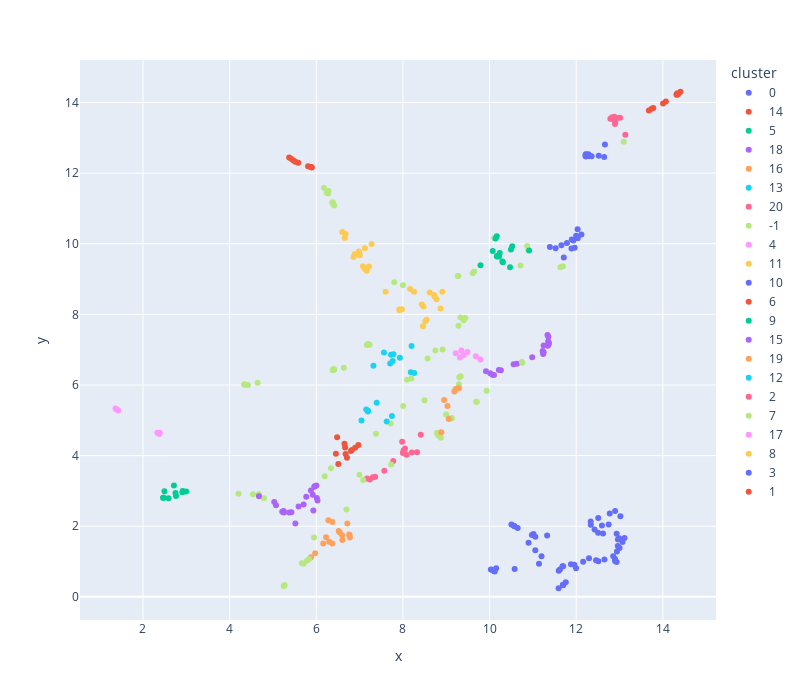

The code cell stored with this chart in its notebook:
### Code cell
clusterer = hdbscan.HDBSCAN(min_cluster_size=6, metric="euclidean")
embedding_df = pd.DataFrame(embedding, columns=["x", "y"])

# cluster_labels = clusterer.fit_predict(hex_features_tfidf)
cluster_labels = clusterer.fit_predict(embedding_df)

embedding_df["cluster"] = cluster_labels
embedding_df["cluster"] = embedding_df["cluster"].astype("category")
fig = px.scatter(embedding_df, x="x", y="y", color="cluster", width=800, height=700)
fig.show()

### Figure 1 — Plotly figure (JSON) as saved in the notebook; plotly's stock layout.template omitted (floating-point values rounded to 4 significant figures)
{"data": [{"hovertemplate": "cluster=0<br>x=%{x}<br>y=%{y}<extra></extra>", "legendgroup": "0", "marker": {"color": "#636efa", "symbol": "circle"}, "mode": "markers", "name": "0", "orientation": "v", "showlegend": true, "type": "scatter", "x": [11.96, 11.01, 11.59, 11.2, 11.7, 11.76, 10.58, 11.33, 11.06, 10.98, 10.56, 10.58, 10.5, 12.93, 11.06, 12.59, 10.12, 10.65, 10.9, 12.96, 12.9, 12.77, 12.85, 12.46, 12.62, 12.75, 12.51, 11.6, 10.05, 11.62, 13.07, 12.9, 12.29, 12.16, 12.0, 13.0, 12.93, 12.94, 12.51, 12.42, 11.68, 13.11, 12.65, 12.51, 12.33, 10.15, 12.96, 13.02, 12.99, 11.7, 11.69, 12.34, 11.14, 10.1, 10.1, 10.03, 12.9, 11.88], "xaxis": "x", "y": [0.9126, 1.782, 0.2441, 1.15, 0.3311, 0.4114, 0.7869, 1.735, 1.701, 1.749, 2.012, 1.998, 2.05, 1.791, 1.317, 2.021, 0.7181, 1.951, 1.535, 1.625, 1.071, 2.361, 1.152, 1.035, 1.792, 2.05, 2.232, 0.7377, 0.7693, 0.7717, 1.554, 2.429, 1.093, 0.996, 0.809, 1.383, 0.9852, 1.285, 1.814, 1.904, 0.8658, 1.665, 1.06, 1.009, 2.133, 0.808, 1.441, 2.284, 1.657, 0.8644, 0.3466, 2.041, 0.9354, 0.7336, 0.7389, 0.7763, 1.013, 0.9247], "yaxis": "y"}, {"hovertemplate": "cluster=14<br>x=%{x}<br>y=%{y}<extra></extra>", "legendgroup": "14", "marker": {"color": "#EF553B", "symbol": "circle"}, "mode": "markers", "name": "14", "orientation": "v", "showlegend": true, "type": "scatter", "x": [6.665, 6.508, 6.677, 6.453, 6.971, 6.822, 6.65, 6.898, 6.481, 6.708, 6.798], "xaxis": "x", "y": [4.227, 3.763, 4.045, 4.051, 4.303, 4.162, 4.338, 4.226, 4.521, 3.941, 4.131], "yaxis": "y"}, {"hovertemplate": "cluster=5<br>x=%{x}<br>y=%{y}<extra></extra>", "legendgroup": "5", "marker": {"color": "#00cc96", "symbol": "circle"}, "mode": "markers", "name": "5", "orientation": "v", "showlegend": true, "type": "scatter", "x": [2.714, 2.495, 2.997, 2.589, 2.75, 2.471, 2.48, 2.917, 2.463, 2.762, 2.908], "xaxis": "x", "y": [3.156, 2.99, 2.984, 2.794, 2.944, 2.808, 2.808, 2.996, 2.806, 2.86, 2.965], "yaxis": "y"}, {"hovertemplate": "cluster=18<br>x=%{x}<br>y=%{y}<extra></extra>", "legendgroup": "18", "marker": {"color": "#ab63fa", "symbol": "circle"}, "mode": "markers", "name": "18", "orientation": "v", "showlegend": true, "type": "scatter", "x": [11.37, 11.36, 10.02, 10.26, 11.25, 10.07, 11.34, 10.21, 9.917, 11.24, 11.36, 11.25, 11.22, 11.34, 11.35, 10.1, 10.98, 10.63, 10.56], "xaxis": "x", "y": [7.192, 7.138, 6.329, 6.421, 7.119, 6.288, 7.108, 6.426, 6.389, 6.878, 7.369, 6.93, 6.961, 7.412, 7.234, 6.281, 6.784, 6.604, 6.586], "yaxis": "y"}, {"hovertemplate": "cluster=16<br>x=%{x}<br>y=%{y}<extra></extra>", "legendgroup": "16", "marker": {"color": "#FFA15A", "symbol": "circle"}, "mode": "markers", "name": "16", "orientation": "v", "showlegend": true, "type": "scatter", "x": [6.598, 6.518, 6.717, 6.297, 6.369, 6.281, 6.758, 6.768, 5.876, 5.974, 6.604, 6.775, 6.161, 6.544, 6.372, 6.225], "xaxis": "x", "y": [1.746, 1.868, 2.075, 1.56, 1.514, 2.171, 1.769, 1.75, 1.123, 1.234, 1.611, 1.682, 1.509, 1.82, 2.117, 1.687], "yaxis": "y"}, {"hovertemplate": "cluster=13<br>x=%{x}<br>y=%{y}<extra></extra>", "legendgroup": "13", "marker": {"color": "#19d3f3", "symbol": "circle"}, "mode": "markers", "name": "13", "orientation": "v", "showlegend": true, "type": "scatter", "x": [8.183, 7.727, 7.562, 7.706, 8.199, 7.764, 7.319, 7.781, 8.26, 7.931], "xaxis": "x", "y": [6.359, 6.856, 6.917, 6.607, 7.103, 6.677, 6.548, 6.87, 6.343, 6.771], "yaxis": "y"}, {"hovertemplate": "cluster=20<br>x=%{x}<br>y=%{y}<extra></extra>", "legendgroup": "20", "marker": {"color": "#FF6692", "symbol": "circle"}, "mode": "markers", "name": "20", "orientation": "v", "showlegend": true, "type": "scatter", "x": [7.777, 8.327, 8.412, 7.306, 7.571, 8.015, 7.171, 7.24, 7.982, 7.358, 8.207, 8.081, 8.048, 7.999], "xaxis": "x", "y": [3.848, 4.095, 4.591, 3.384, 3.573, 4.148, 3.355, 3.323, 4.391, 3.403, 4.09, 4.027, 4.201, 4.073], "yaxis": "y"}, {"hovertemplate": "cluster=-1<br>x=%{x}<br>y=%{y}<extra></extra>", "legendgroup": "-1", "marker": {"color": "#B6E880", "symbol": "circle"}, "mode": "markers", "name": "-1", "orientation": "v", "showlegend": true, "type": "scatter", "x": [10.72, 8.497, 4.205, 10.75, 6.697, 9.611, 6.339, 6.194, 6.996, 8.194, 7.083, 7.717, 9.69, 7.378, 4.675, 13.1, 8.001, 8.094, 7.727, 7.168, 10.11, 9.267, 9.278, 4.647, 4.347, 7.8, 9.291, 4.422, 4.793, 9.301, 5.835, 5.787, 9.934, 5.946, 8.57, 4.347, 9.124, 9.127, 4.346, 4.336, 10.89, 9.403, 8.819, 8.875, 10.87, 9.44, 6.377, 6.416, 6.399, 9.282, 11.69, 10.75, 8.915, 6.405, 8.783, 6.637, 5.254, 7.23, 5.248, 5.269, 5.708, 7.194, 8.998, 4.538, 9.644, 5.667, 11.63, 9.703, 9.327, 8.006, 9.332, 8.75], "xaxis": "x", "y": [9.387, 5.566, 2.917, 6.628, 2.474, 9.162, 3.644, 3.415, 3.459, 6.186, 3.308, 4.907, 5.525, 4.618, 2.904, 12.89, 8.827, 6.151, 3.749, 7.135, 10.16, 9.085, 9.087, 6.067, 6.012, 8.911, 6.018, 6.0, 2.793, 6.222, 1.072, 1.03, 5.838, 1.683, 6.75, 6.014, 5.065, 5.048, 6.007, 6.013, 9.822, 7.83, 4.57, 4.505, 9.935, 7.895, 6.425, 6.438, 6.449, 7.679, 9.365, 6.65, 7.008, 6.421, 4.642, 6.49, 0.3163, 7.136, 0.3088, 0.3329, 0.9383, 7.162, 5.164, 2.903, 9.213, 0.9508, 9.331, 5.52, 7.913, 5.406, 6.246, 6.978], "yaxis": "y"}, {"hovertemplate": "cluster=4<br>x=%{x}<br>y=%{y}<extra></extra>", "legendgroup": "4", "marker": {"color": "#FF97FF", "symbol": "circle"}, "mode": "markers", "name": "4", "orientation": "v", "showlegend": true, "type": "scatter", "x": [2.377, 2.389, 1.398, 1.428, 2.331, 1.386, 1.367], "xaxis": "x", "y": [4.612, 4.648, 5.303, 5.277, 4.649, 5.316, 5.337], "yaxis": "y"}, {"hovertemplate": "cluster=11<br>x=%{x}<br>y=%{y}<extra></extra>", "legendgroup": "11", "marker": {"color": "#FECB52", "symbol": "circle"}, "mode": "markers", "name": "11", "orientation": "v", "showlegend": true, "type": "scatter", "x": [8.463, 8.517, 8.547, 8.727, 8.164, 7.918, 7.919, 7.928, 7.601, 8.475, 8.869, 8.619, 8.911, 7.977, 8.256, 8.437, 8.777, 8.721], "xaxis": "x", "y": [7.663, 7.801, 7.846, 8.507, 8.717, 8.131, 8.123, 8.139, 8.644, 8.224, 8.166, 8.622, 8.638, 8.147, 8.641, 8.282, 8.43, 8.545], "yaxis": "y"}, {"hovertemplate": "cluster=10<br>x=%{x}<br>y=%{y}<extra></extra>", "legendgroup": "10", "marker": {"color": "#636efa", "symbol": "circle"}, "mode": "markers", "name": "10", "orientation": "v", "showlegend": true, "type": "scatter", "x": [11.66, 12.0, 12.03, 11.9, 12.04, 11.79, 11.96, 11.89, 12.12, 11.93, 11.71, 11.39, 11.52], "xaxis": "x", "y": [9.955, 10.23, 10.41, 10.12, 10.16, 10.02, 9.885, 9.862, 10.26, 10.09, 9.613, 9.906, 9.872], "yaxis": "y"}, {"hovertemplate": "cluster=6<br>x=%{x}<br>y=%{y}<extra></extra>", "legendgroup": "6", "marker": {"color": "#EF553B", "symbol": "circle"}, "mode": "markers", "name": "6", "orientation": "v", "showlegend": true, "type": "scatter", "x": [5.374, 5.518, 5.81, 5.584, 5.471, 5.42, 5.895, 5.876, 5.891], "xaxis": "x", "y": [12.45, 12.32, 12.2, 12.3, 12.36, 12.41, 12.16, 12.17, 12.16], "yaxis": "y"}, {"hovertemplate": "cluster=9<br>x=%{x}<br>y=%{y}<extra></extra>", "legendgroup": "9", "marker": {"color": "#00cc96", "symbol": "circle"}, "mode": "markers", "name": "9", "orientation": "v", "showlegend": true, "type": "scatter", "x": [10.52, 10.17, 10.14, 10.17, 10.23, 9.791, 10.49, 10.91, 10.31, 10.47, 10.17, 10.07, 10.22, 10.3], "xaxis": "x", "y": [9.93, 10.21, 10.15, 9.653, 9.738, 9.391, 9.837, 9.806, 9.474, 9.335, 9.641, 9.792, 9.64, 9.497], "yaxis": "y"}, {"hovertemplate": "cluster=15<br>x=%{x}<br>y=%{y}<extra></extra>", "legendgroup": "15", "marker": {"color": "#ab63fa", "symbol": "circle"}, "mode": "markers", "name": "15", "orientation": "v", "showlegend": true, "type": "scatter", "x": [5.241, 5.375, 5.029, 5.953, 5.426, 6.003, 5.769, 5.933, 5.707, 5.592, 5.92, 5.253, 5.967, 4.677, 5.876, 5.517, 5.07, 5.247, 6.013, 5.214, 6.029], "xaxis": "x", "y": [2.407, 2.392, 2.684, 3.117, 2.396, 3.157, 2.835, 2.443, 2.615, 2.556, 2.893, 2.386, 3.135, 2.85, 3.012, 2.076, 2.591, 2.43, 2.797, 2.411, 2.73], "yaxis": "y"}, {"hovertemplate": "cluster=19<br>x=%{x}<br>y=%{y}<extra></extra>", "legendgroup": "19", "marker": {"color": "#FFA15A", "symbol": "circle"}, "mode": "markers", "name": "19", "orientation": "v", "showlegend": true, "type": "scatter", "x": [9.029, 8.951, 9.292, 8.885, 9.059, 9.187, 9.218], "xaxis": "x", "y": [5.406, 5.578, 5.909, 4.663, 5.034, 5.815, 5.887], "yaxis": "y"}, {"hovertemplate": "cluster=12<br>x=%{x}<br>y=%{y}<extra></extra>", "legendgroup": "12", "marker": {"color": "#19d3f3", "symbol": "circle"}, "mode": "markers", "name": "12", "orientation": "v", "showlegend": true, "type": "scatter", "x": [7.626, 7.191, 7.043, 7.153, 7.394, 7.747, 7.195], "xaxis": "x", "y": [4.966, 5.249, 4.993, 5.304, 5.498, 5.125, 5.269], "yaxis": "y"}, {"hovertemplate": "cluster=2<br>x=%{x}<br>y=%{y}<extra></extra>", "legendgroup": "2", "marker": {"color": "#FF6692", "symbol": "circle"}, "mode": "markers", "name": "2", "orientation": "v", "showlegend": true, "type": "scatter", "x": [13.13, 12.91, 12.88, 12.79, 12.9, 13.01, 12.85, 12.89, 12.83, 12.9, 12.83, 12.94, 12.89], "xaxis": "x", "y": [13.08, 13.57, 13.59, 13.54, 13.44, 13.56, 13.56, 13.48, 13.58, 13.52, 13.54, 13.56, 13.39], "yaxis": "y"}, {"hovertemplate": "cluster=7<br>x=%{x}<br>y=%{y}<extra></extra>", "legendgroup": "7", "marker": {"color": "#B6E880", "symbol": "circle"}, "mode": "markers", "name": "7", "orientation": "v", "showlegend": true, "type": "scatter", "x": [6.38, 6.273, 6.414, 6.371, 6.378, 6.177, 6.241, 6.281], "xaxis": "x", "y": [11.16, 11.42, 11.08, 11.15, 11.17, 11.58, 11.44, 11.49], "yaxis": "y"}, {"hovertemplate": "cluster=17<br>x=%{x}<br>y=%{y}<extra></extra>", "legendgroup": "17", "marker": {"color": "#FF97FF", "symbol": "circle"}, "mode": "markers", "name": "17", "orientation": "v", "showlegend": true, "type": "scatter", "x": [9.79, 9.488, 9.315, 9.349, 9.401, 9.685, 9.219], "xaxis": "x", "y": [6.725, 6.931, 6.777, 6.977, 6.842, 6.814, 6.896], "yaxis": "y"}, {"hovertemplate": "cluster=8<br>x=%{x}<br>y=%{y}<extra></extra>", "legendgroup": "8", "marker": {"color": "#FECB52", "symbol": "circle"}, "mode": "markers", "name": "8", "orientation": "v", "showlegend": true, "type": "scatter", "x": [6.861, 7.218, 6.6, 7.114, 7.169, 6.658, 7.163, 7.123, 6.928, 7.277, 7.003, 6.984, 6.677, 7.077, 6.89, 6.991], "xaxis": "x", "y": [9.627, 9.353, 10.33, 9.295, 9.303, 10.16, 9.233, 9.871, 9.696, 9.99, 9.672, 9.777, 10.28, 9.362, 9.71, 9.736], "yaxis": "y"}, {"hovertemplate": "cluster=3<br>x=%{x}<br>y=%{y}<extra></extra>", "legendgroup": "3", "marker": {"color": "#636efa", "symbol": "circle"}, "mode": "markers", "name": "3", "orientation": "v", "showlegend": true, "type": "scatter", "x": [12.31, 12.28, 12.22, 12.22, 12.66, 12.36, 12.65, 12.21, 12.23, 12.52], "xaxis": "x", "y": [12.48, 12.53, 12.47, 12.53, 12.81, 12.47, 12.46, 12.48, 12.53, 12.49], "yaxis": "y"}, {"hovertemplate": "cluster=1<br>x=%{x}<br>y=%{y}<extra></extra>", "legendgroup": "1", "marker": {"color": "#EF553B", "symbol": "circle"}, "mode": "markers", "name": "1", "orientation": "v", "showlegend": true, "type": "scatter", "x": [14.35, 14.32, 14.41, 14.0, 13.68, 13.74, 13.78, 14.32, 14.33, 14.07], "xaxis": "x", "y": [14.23, 14.22, 14.3, 13.97, 13.77, 13.82, 13.85, 14.22, 14.26, 14.03], "yaxis": "y"}], "layout": {"height": 700, "legend": {"title": {"text": "cluster"}, "tracegroupgap": 0}, "margin": {"t": 60}, "width": 800, "xaxis": {"anchor": "y", "domain": [0, 1], "title": {"text": "x"}}, "yaxis": {"anchor": "x", "domain": [0, 1], "title": {"text": "y"}}}}
